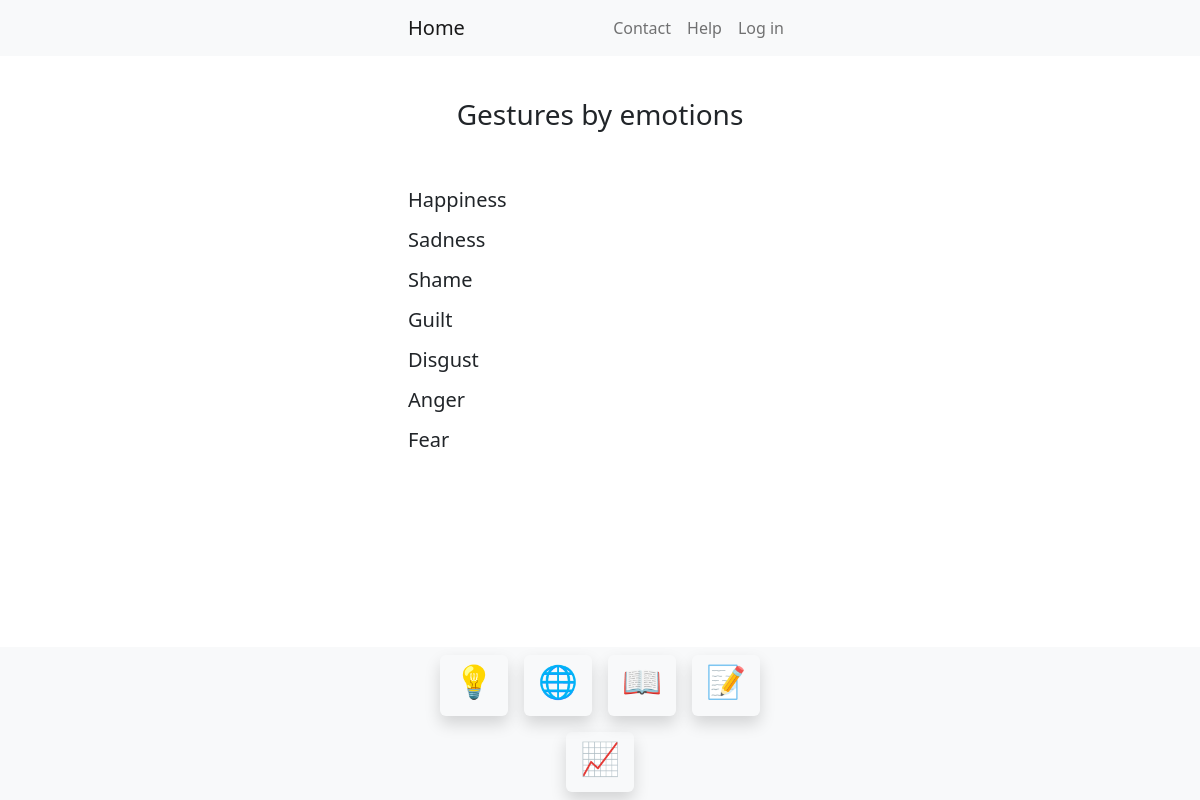
/emotions/, run on an earlier commit of the app's database.
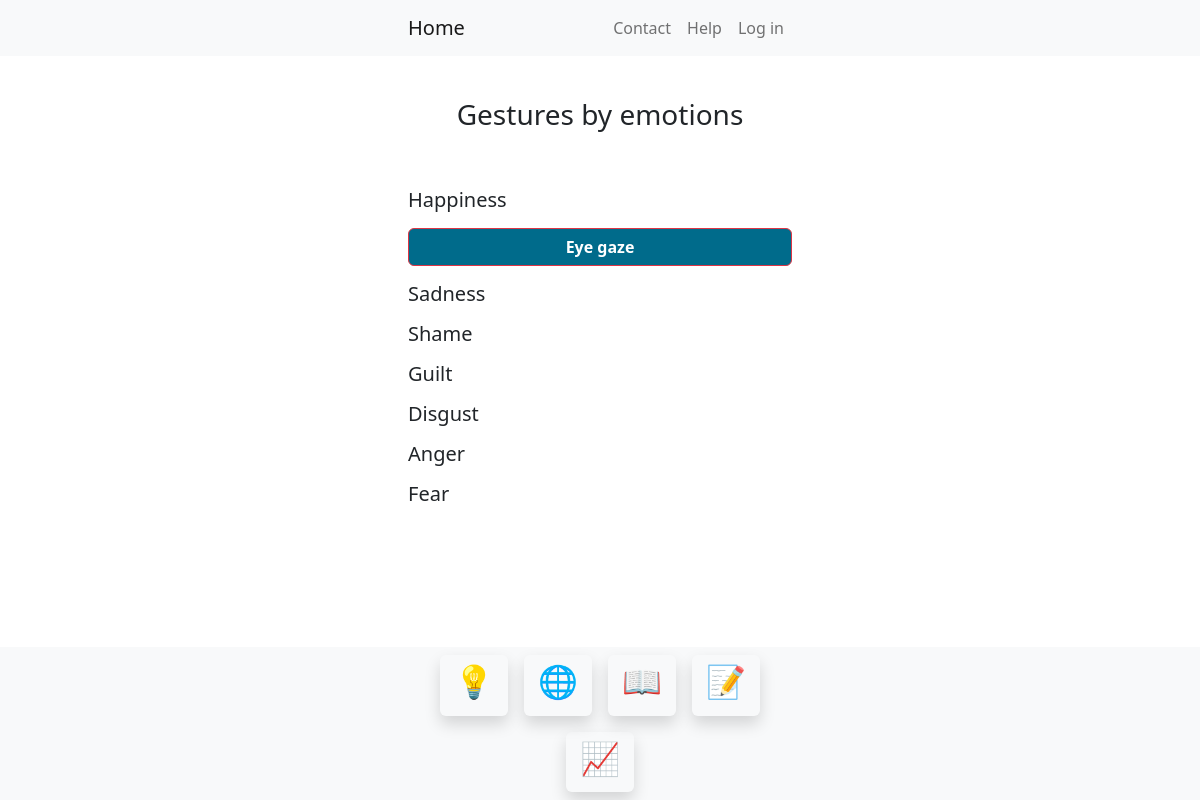
And on a later commit of the database.
### BodyLanguage/models.py (models this page shows, shortened)
class Gesture(models.Model):
    user = models.ForeignKey(User, on_delete=models.CASCADE)
    gesture = models.CharField(max_length=50)
    category = models.CharField(max_length=50)
    image = models.ImageField(upload_to="images/")
    meaning = models.ManyToManyField(Meaning)  # meaning of gesture
    context = models.ManyToManyField(Context, blank=True)  # optional context
    behaviour = models.ManyToManyField(Behaviour, blank=True)  # optional behaviour
    male = models.BooleanField()
    female = models.BooleanField()
    adult = models.BooleanField()
    child = models.BooleanField()

### BodyLanguage/views.py (the view)
# urls.py: path('emotions/', emotions, name="emotions"),
def emotions(request):
    happiness = Gesture.objects.filter(meaning__meaning="happiness").all()
    sadness = Gesture.objects.filter(meaning__meaning="sadness").all()
    shame = Gesture.objects.filter(meaning__meaning="shame").all()
    guilt = Gesture.objects.filter(meaning__meaning="guilt").all()
    disgust = Gesture.objects.filter(meaning__meaning="disgust").all()
    anger = Gesture.objects.filter(meaning__meaning="anger").all()
    fear = Gesture.objects.filter(meaning__meaning="fear").all()
    context = {"happiness": happiness, "sadness": sadness, "shame": shame, "guilt": guilt, "disgust": disgust,
               "anger": anger, "fear": fear}
    return render(request, "emotions.html", context=context)

### templates/emotions.html (shortened to what this page needs)
<!DOCTYPE html>
<html lang="en">
<head>
    {% include "dependencies.html" %}
</head>
<body>
{% include "navbar.html" %}
<div class="row justify-content-center mb-4" id="content">
    <div class="col-4 mb-4">
        <h3 class="my-5 text-center">Gestures by emotions</h3>
        <div class="d-grid gap-2-auto">
            <h5 class="my-2">Happiness</h5>
                <div class="d-grid gap-2-auto">
                    {% for happy in happiness %}
                        <button class="my-2 btn btn-danger text-white" style="background-color: #006b8b" onclick="toggleGesture('{{ happy.id }}')"><b>{{ happy.gesture }}</b></button>
                    {% endfor %}
                </div>
            <h5 class="my-2">Sadness</h5>
            <h5 class="my-2">Shame</h5>
            <h5 class="my-2">Guilt</h5>
            <h5 class="my-2">Disgust</h5>
            <h5 class="my-2">Anger</h5>
            <h5 class="my-2">Fear</h5>
        </div>
    </div>
</div>
{% include "footer.html" %}
</body>
</html>

What changed in the data, as far as the page shows it:
added Gesture: gesture "Eye gaze"
